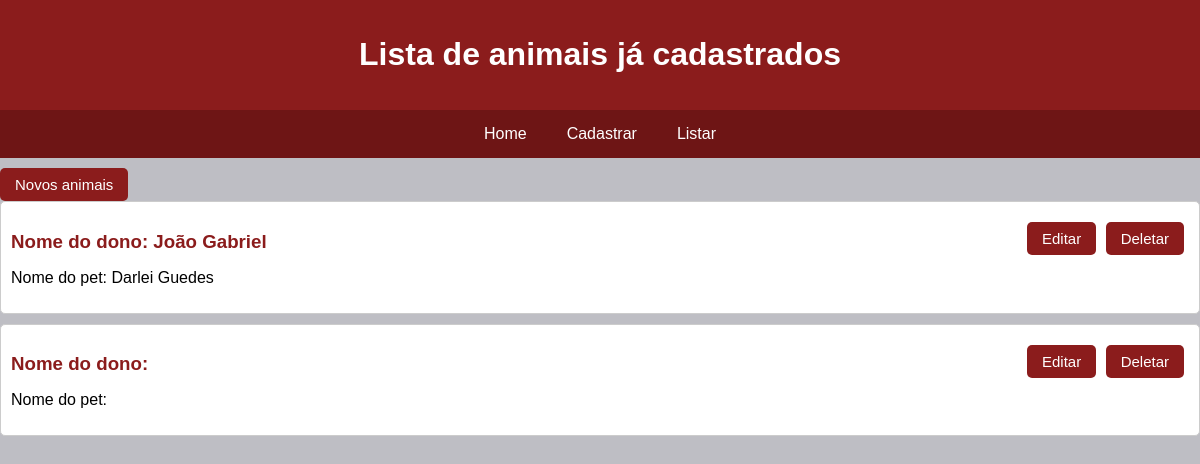
Page /bichos on the earlier database version.
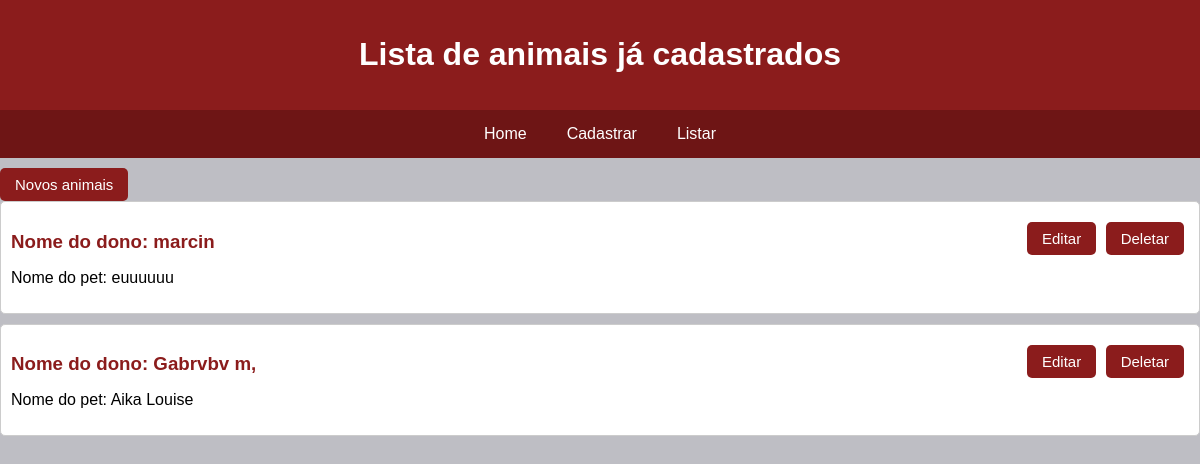
Same page on the later database version.
### pet/models.py (models this page shows, shortened)
class Bicho(models.Model):
    nome_dono = models.CharField(max_length=120, null=False, blank=False)
    telefone = models.CharField(max_length=120, null=False, blank=False)
    nome_animal = models.CharField(max_length=120, null=False, blank=False)
    raca = models.CharField(max_length=120, null=False, blank=False)
    caracteristicas = models.CharField(max_length=1000,null=False,blank=False)
    data = models.DateTimeField(default=timezone.now)

### pet/views.py (the view)
# urls.py: path("bichos", views.bichos, name="bichos"),
def bichos(request):
    n = Bicho.objects.all()
    return render(request, 'bichos.html',{'n':n})

### pet/templates/bichos.html (shortened to what this page needs)
<!DOCTYPE html>
<html lang="pt-br">
<head>
</head>
<body>
<header>
    <h1>Lista de animais já cadastrados</h1>
</header>
<nav>
    <a href="/">Home</a>
    <a href="pets/new">Cadastrar</a>
    <a href="bichos">Listar</a>
</nav>
<form method="GET" action="/pets/new">
    <button class="botao" formaction="/pets/new">Novos animais</button>
</form>
{% for bicho in n %}
    <div class="animal-info">
        <h3>Nome do dono: {{ bicho.nome_dono }}</h3>
        <p>Nome do pet: {{ bicho.nome_animal }}</p>
        <div class="animal-actions">
            <form>
                <button class="botao" formaction="pets/update/{{ bicho.pk }}">Editar</button>
                <button class="botao" formaction="delete/{{ bicho.pk }}">Deletar</button>
            </form>
        </div>
    </div>
{% endfor %}
</body>
</html>

Differences in the rows shown:
removed Bicho: nome_dono "João Gabriel", nome_animal "Darlei Guedes"
added Bicho: nome_dono "marcin", nome_animal "euuuuuu"
added Bicho: nome_dono "Gabrvbv m,", nome_animal "Aika Louise"
